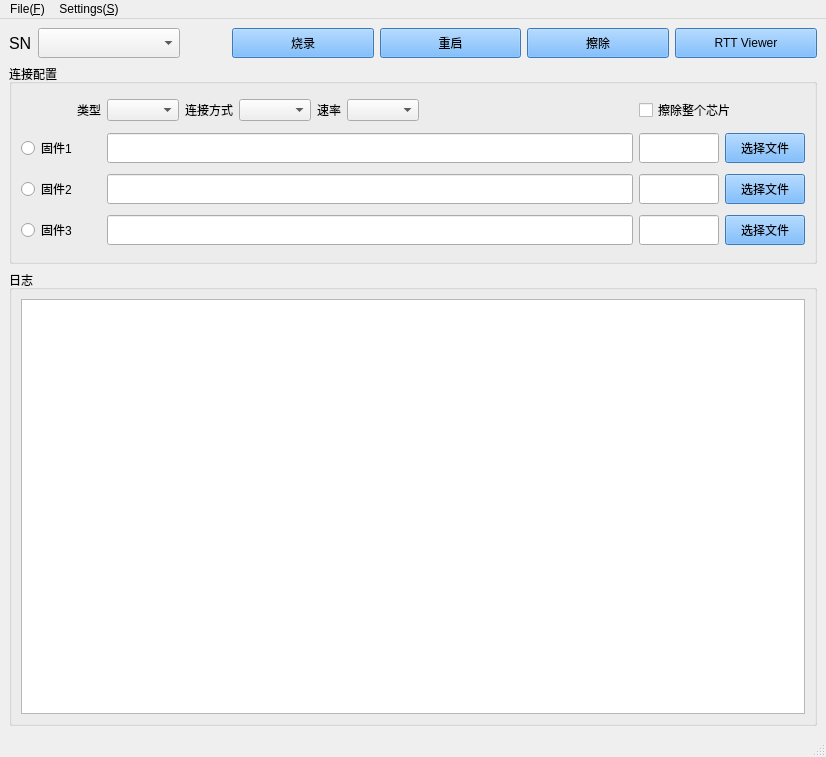
<?xml version="1.0" encoding="UTF-8"?>
<ui version="4.0">
 <class>MainWindow</class>
 <widget class="QMainWindow" name="MainWindow">
  <property name="geometry">
   <rect>
    <x>0</x>
    <y>0</y>
    <width>826</width>
    <height>757</height>
   </rect>
  </property>
  <property name="cursor">
   <cursorShape>ArrowCursor</cursorShape>
  </property>
  <property name="mouseTracking">
   <bool>true</bool>
  </property>
  <property name="windowTitle">
   <string>JLink 烧录 GUI</string>
  </property>
  <property name="windowIcon">
   <iconset>
    <normalon>:/image/logo.ico</normalon>
   </iconset>
  </property>
  <widget class="QWidget" name="centralwidget">
   <layout class="QGridLayout" name="gridLayout_4">
    <item row="2" column="0">
     <widget class="QGroupBox" name="groupBox_2">
      <property name="sizePolicy">
       <sizepolicy hsizetype="Expanding" vsizetype="Expanding">
        <horstretch>0</horstretch>
        <verstretch>0</verstretch>
       </sizepolicy>
      </property>
      <property name="title">
       <string>日志</string>
      </property>
      <layout class="QGridLayout" name="gridLayout_3">
       <item row="0" column="0">
        <widget class="QTextBrowser" name="textBrowser_log_2"/>
       </item>
      </layout>
     </widget>
    </item>
    <item row="0" column="0">
     <layout class="QGridLayout" name="gridLayout">
      <item row="0" column="0">
       <widget class="QLabel" name="label">
        <property name="sizePolicy">
         <sizepolicy hsizetype="Fixed" vsizetype="Fixed">
          <horstretch>0</horstretch>
          <verstretch>0</verstretch>
         </sizepolicy>
        </property>
        <property name="minimumSize">
         <size>
          <width>0</width>
          <height>30</height>
         </size>
        </property>
        <property name="maximumSize">
         <size>
          <width>16777215</width>
          <height>50</height>
         </size>
        </property>
        <property name="font">
         <font>
          <pointsize>12</pointsize>
         </font>
        </property>
        <property name="text">
         <string>SN</string>
        </property>
       </widget>
      </item>
      <item row="0" column="1">
       <widget class="QComboBox" name="comboBox_sn">
        <property name="sizePolicy">
         <sizepolicy hsizetype="Expanding" vsizetype="Fixed">
          <horstretch>0</horstretch>
          <verstretch>0</verstretch>
         </sizepolicy>
        </property>
        <property name="minimumSize">
         <size>
          <width>0</width>
          <height>30</height>
         </size>
        </property>
        <property name="maximumSize">
         <size>
          <width>16777215</width>
          <height>50</height>
         </size>
        </property>
       </widget>
      </item>
      <item row="0" column="2">
       <widget class="QPushButton" name="pushButton_dev_flush">
        <property name="minimumSize">
         <size>
          <width>0</width>
          <height>30</height>
         </size>
        </property>
        <property name="maximumSize">
         <size>
          <width>16777215</width>
          <height>50</height>
         </size>
        </property>
        <property name="cursor">
         <cursorShape>PointingHandCursor</cursorShape>
        </property>
        <property name="mouseTracking">
         <bool>true</bool>
        </property>
        <property name="statusTip">
         <string>刷新设备</string>
        </property>
        <property name="text">
         <string/>
        </property>
        <property name="icon">
         <iconset>
          <normalon>:/image/dev_flush.png</normalon>
         </iconset>
        </property>
        <property name="iconSize">
         <size>
          <width>28</width>
          <height>28</height>
         </size>
        </property>
        <property name="checkable">
         <bool>false</bool>
        </property>
        <property name="checked">
         <bool>false</bool>
        </property>
        <property name="flat">
         <bool>true</bool>
        </property>
       </widget>
      </item>
      <item row="0" column="3">
       <widget class="QPushButton" name="pushButton_flush">
        <property name="sizePolicy">
         <sizepolicy hsizetype="Expanding" vsizetype="Fixed">
          <horstretch>0</horstretch>
          <verstretch>0</verstretch>
         </sizepolicy>
        </property>
        <property name="minimumSize">
         <size>
          <width>0</width>
          <height>30</height>
         </size>
        </property>
        <property name="maximumSize">
         <size>
          <width>16777215</width>
          <height>50</height>
         </size>
        </property>
        <property name="styleSheet">
         <string notr="true">background-color: rgb(85, 170, 255);</string>
        </property>
        <property name="text">
         <string>烧录</string>
        </property>
       </widget>
      </item>
      <item row="0" column="4">
       <widget class="QPushButton" name="pushButton_reboot">
        <property name="sizePolicy">
         <sizepolicy hsizetype="Expanding" vsizetype="Fixed">
          <horstretch>0</horstretch>
          <verstretch>0</verstretch>
         </sizepolicy>
        </property>
        <property name="minimumSize">
         <size>
          <width>0</width>
          <height>30</height>
         </size>
        </property>
        <property name="maximumSize">
         <size>
          <width>16777215</width>
          <height>50</height>
         </size>
        </property>
        <property name="styleSheet">
         <string notr="true">background-color: rgb(85, 170, 255);</string>
        </property>
        <property name="text">
         <string>重启</string>
        </property>
       </widget>
      </item>
      <item row="0" column="5">
       <widget class="QPushButton" name="pushButton_erase">
        <property name="sizePolicy">
         <sizepolicy hsizetype="Expanding" vsizetype="Fixed">
          <horstretch>0</horstretch>
          <verstretch>0</verstretch>
         </sizepolicy>
        </property>
        <property name="minimumSize">
         <size>
          <width>0</width>
          <height>30</height>
         </size>
        </property>
        <property name="maximumSize">
         <size>
          <width>16777215</width>
          <height>50</height>
         </size>
        </property>
        <property name="styleSheet">
         <string notr="true">background-color: rgb(85, 170, 255);</string>
        </property>
        <property name="text">
         <string>擦除</string>
        </property>
       </widget>
      </item>
      <item row="0" column="6">
       <widget class="QPushButton" name="pushButton_rtt_viewer">
        <property name="sizePolicy">
         <sizepolicy hsizetype="Expanding" vsizetype="Fixed">
          <horstretch>0</horstretch>
          <verstretch>0</verstretch>
         </sizepolicy>
        </property>
        <property name="minimumSize">
         <size>
          <width>0</width>
          <height>30</height>
         </size>
        </property>
        <property name="maximumSize">
         <size>
          <width>16777215</width>
          <height>50</height>
         </size>
        </property>
        <property name="autoFillBackground">
         <bool>false</bool>
        </property>
        <property name="styleSheet">
         <string notr="true">background-color: rgb(85, 170, 255);</string>
        </property>
        <property name="text">
         <string>RTT Viewer</string>
        </property>
        <property name="flat">
         <bool>false</bool>
        </property>
       </widget>
      </item>
     </layout>
    </item>
    <item row="1" column="0">
     <widget class="QGroupBox" name="groupBox">
      <property name="sizePolicy">
       <sizepolicy hsizetype="Expanding" vsizetype="Expanding">
        <horstretch>0</horstretch>
        <verstretch>0</verstretch>
       </sizepolicy>
      </property>
      <property name="minimumSize">
       <size>
        <width>0</width>
        <height>0</height>
       </size>
      </property>
      <property name="maximumSize">
       <size>
        <width>16777215</width>
        <height>200</height>
       </size>
      </property>
      <property name="title">
       <string>连接配置</string>
      </property>
      <layout class="QGridLayout" name="gridLayout_2">
       <item row="0" column="0">
        <widget class="QLabel" name="label_6">
         <property name="sizePolicy">
          <sizepolicy hsizetype="Fixed" vsizetype="Fixed">
           <horstretch>0</horstretch>
           <verstretch>0</verstretch>
          </sizepolicy>
         </property>
         <property name="maximumSize">
          <size>
           <width>80</width>
           <height>16777215</height>
          </size>
         </property>
         <property name="layoutDirection">
          <enum>Qt::LeftToRight</enum>
         </property>
         <property name="text">
          <string>类型</string>
         </property>
         <property name="alignment">
          <set>Qt::AlignRight|Qt::AlignTrailing|Qt::AlignVCenter</set>
         </property>
        </widget>
       </item>
       <item row="1" column="0">
        <widget class="QRadioButton" name="radioButton_choose_loadfile1">
         <property name="sizePolicy">
          <sizepolicy hsizetype="Expanding" vsizetype="Fixed">
           <horstretch>0</horstretch>
           <verstretch>0</verstretch>
          </sizepolicy>
         </property>
         <property name="maximumSize">
          <size>
           <width>80</width>
           <height>16777215</height>
          </size>
         </property>
         <property name="styleSheet">
          <string notr="true"/>
         </property>
         <property name="text">
          <string>固件1</string>
         </property>
         <property name="autoExclusive">
          <bool>false</bool>
         </property>
        </widget>
       </item>
       <item row="1" column="1" colspan="2">
        <widget class="QLineEdit" name="lineEdit_fw_path_2">
         <property name="sizePolicy">
          <sizepolicy hsizetype="Expanding" vsizetype="Expanding">
           <horstretch>0</horstretch>
           <verstretch>0</verstretch>
          </sizepolicy>
         </property>
         <property name="minimumSize">
          <size>
           <width>0</width>
           <height>25</height>
          </size>
         </property>
         <property name="maximumSize">
          <size>
           <width>16777215</width>
           <height>30</height>
          </size>
         </property>
         <property name="acceptDrops">
          <bool>true</bool>
         </property>
         <property name="autoFillBackground">
          <bool>false</bool>
         </property>
         <property name="clearButtonEnabled">
          <bool>true</bool>
         </property>
        </widget>
       </item>
       <item row="1" column="3">
        <widget class="QLineEdit" name="lineEdit_mem_start_addr_1">
         <property name="sizePolicy">
          <sizepolicy hsizetype="Fixed" vsizetype="Expanding">
           <horstretch>0</horstretch>
           <verstretch>0</verstretch>
          </sizepolicy>
         </property>
         <property name="minimumSize">
          <size>
           <width>0</width>
           <height>25</height>
          </size>
         </property>
         <property name="maximumSize">
          <size>
           <width>80</width>
           <height>30</height>
          </size>
         </property>
         <property name="baseSize">
          <size>
           <width>80</width>
           <height>0</height>
          </size>
         </property>
        </widget>
       </item>
       <item row="1" column="4">
        <widget class="QPushButton" name="pushButton_2_choose_fw_2">
         <property name="sizePolicy">
          <sizepolicy hsizetype="Fixed" vsizetype="Expanding">
           <horstretch>0</horstretch>
           <verstretch>0</verstretch>
          </sizepolicy>
         </property>
         <property name="minimumSize">
          <size>
           <width>0</width>
           <height>25</height>
          </size>
         </property>
         <property name="maximumSize">
          <size>
           <width>16777215</width>
           <height>30</height>
          </size>
         </property>
         <property name="styleSheet">
          <string notr="true">background-color: rgb(85, 170, 255);</string>
         </property>
         <property name="text">
          <string>选择文件</string>
         </property>
        </widget>
       </item>
       <item row="2" column="0">
        <widget class="QRadioButton" name="radioButton_choose_loadfile2">
         <property name="sizePolicy">
          <sizepolicy hsizetype="Expanding" vsizetype="Fixed">
           <horstretch>0</horstretch>
           <verstretch>0</verstretch>
          </sizepolicy>
         </property>
         <property name="maximumSize">
          <size>
           <width>80</width>
           <height>16777215</height>
          </size>
         </property>
         <property name="text">
          <string>固件2</string>
         </property>
         <property name="autoExclusive">
          <bool>false</bool>
         </property>
        </widget>
       </item>
       <item row="2" column="1" colspan="2">
        <widget class="QLineEdit" name="lineEdit_fw_path_3">
         <property name="sizePolicy">
          <sizepolicy hsizetype="Expanding" vsizetype="Expanding">
           <horstretch>0</horstretch>
           <verstretch>0</verstretch>
          </sizepolicy>
         </property>
         <property name="minimumSize">
          <size>
           <width>0</width>
           <height>25</height>
          </size>
         </property>
         <property name="maximumSize">
          <size>
           <width>16777215</width>
           <height>30</height>
          </size>
         </property>
         <property name="tabletTracking">
          <bool>false</bool>
         </property>
         <property name="acceptDrops">
          <bool>true</bool>
         </property>
         <property name="clearButtonEnabled">
          <bool>true</bool>
         </property>
        </widget>
       </item>
       <item row="2" column="3">
        <widget class="QLineEdit" name="lineEdit_mem_start_addr_2">
         <property name="sizePolicy">
          <sizepolicy hsizetype="Fixed" vsizetype="Expanding">
           <horstretch>0</horstretch>
           <verstretch>0</verstretch>
          </sizepolicy>
         </property>
         <property name="minimumSize">
          <size>
           <width>0</width>
           <height>25</height>
          </size>
         </property>
         <property name="maximumSize">
          <size>
           <width>80</width>
           <height>30</height>
          </size>
         </property>
         <property name="baseSize">
          <size>
           <width>80</width>
           <height>0</height>
          </size>
         </property>
        </widget>
       </item>
       <item row="2" column="4">
        <widget class="QPushButton" name="pushButton_2_choose_fw_3">
         <property name="sizePolicy">
          <sizepolicy hsizetype="Fixed" vsizetype="Expanding">
           <horstretch>0</horstretch>
           <verstretch>0</verstretch>
          </sizepolicy>
         </property>
         <property name="minimumSize">
          <size>
           <width>0</width>
           <height>25</height>
          </size>
         </property>
         <property name="maximumSize">
          <size>
           <width>16777215</width>
           <height>30</height>
          </size>
         </property>
         <property name="styleSheet">
          <string notr="true">background-color: rgb(85, 170, 255);</string>
         </property>
         <property name="text">
          <string>选择文件</string>
         </property>
        </widget>
       </item>
       <item row="3" column="0">
        <widget class="QRadioButton" name="radioButton_choose_loadfile3">
         <property name="sizePolicy">
          <sizepolicy hsizetype="Expanding" vsizetype="Fixed">
           <horstretch>0</horstretch>
           <verstretch>0</verstretch>
          </sizepolicy>
         </property>
         <property name="maximumSize">
          <size>
           <width>80</width>
           <height>16777215</height>
          </size>
         </property>
         <property name="text">
          <string>固件3</string>
         </property>
         <property name="autoExclusive">
          <bool>false</bool>
         </property>
        </widget>
       </item>
       <item row="3" column="1" colspan="2">
        <widget class="QLineEdit" name="lineEdit_fw_path_4">
         <property name="sizePolicy">
          <sizepolicy hsizetype="Expanding" vsizetype="Expanding">
           <horstretch>0</horstretch>
           <verstretch>0</verstretch>
          </sizepolicy>
         </property>
         <property name="minimumSize">
          <size>
           <width>0</width>
           <height>25</height>
          </size>
         </property>
         <property name="maximumSize">
          <size>
           <width>16777215</width>
           <height>30</height>
          </size>
         </property>
         <property name="acceptDrops">
          <bool>true</bool>
         </property>
         <property name="clearButtonEnabled">
          <bool>true</bool>
         </property>
        </widget>
       </item>
       <item row="3" column="3">
        <widget class="QLineEdit" name="lineEdit_mem_start_addr_3">
         <property name="sizePolicy">
          <sizepolicy hsizetype="Fixed" vsizetype="Expanding">
           <horstretch>0</horstretch>
           <verstretch>0</verstretch>
          </sizepolicy>
         </property>
         <property name="minimumSize">
          <size>
           <width>0</width>
           <height>25</height>
          </size>
         </property>
         <property name="maximumSize">
          <size>
           <width>80</width>
           <height>30</height>
          </size>
         </property>
         <property name="baseSize">
          <size>
           <width>80</width>
           <height>0</height>
          </size>
         </property>
        </widget>
       </item>
       <item row="3" column="4">
        <widget class="QPushButton" name="pushButton_2_choose_fw_4">
         <property name="sizePolicy">
          <sizepolicy hsizetype="Fixed" vsizetype="Expanding">
           <horstretch>0</horstretch>
           <verstretch>0</verstretch>
          </sizepolicy>
         </property>
         <property name="minimumSize">
          <size>
           <width>0</width>
           <height>25</height>
          </size>
         </property>
         <property name="maximumSize">
          <size>
           <width>16777215</width>
           <height>30</height>
          </size>
         </property>
         <property name="styleSheet">
          <string notr="true">background-color: rgb(85, 170, 255);</string>
         </property>
         <property name="text">
          <string>选择文件</string>
         </property>
         <property name="flat">
          <bool>false</bool>
         </property>
        </widget>
       </item>
       <item row="0" column="1">
        <layout class="QHBoxLayout" name="horizontalLayout_4">
         <item>
          <widget class="QComboBox" name="comboBox_4_dev_type_2">
           <property name="sizePolicy">
            <sizepolicy hsizetype="Maximum" vsizetype="Fixed">
             <horstretch>0</horstretch>
             <verstretch>0</verstretch>
            </sizepolicy>
           </property>
           <property name="maximumSize">
            <size>
             <width>240</width>
             <height>16777215</height>
            </size>
           </property>
           <property name="layoutDirection">
            <enum>Qt::LeftToRight</enum>
           </property>
          </widget>
         </item>
         <item>
          <widget class="QLabel" name="label_8">
           <property name="sizePolicy">
            <sizepolicy hsizetype="Fixed" vsizetype="Fixed">
             <horstretch>0</horstretch>
             <verstretch>0</verstretch>
            </sizepolicy>
           </property>
           <property name="maximumSize">
            <size>
             <width>80</width>
             <height>16777215</height>
            </size>
           </property>
           <property name="layoutDirection">
            <enum>Qt::LeftToRight</enum>
           </property>
           <property name="text">
            <string>连接方式</string>
           </property>
           <property name="alignment">
            <set>Qt::AlignRight|Qt::AlignTrailing|Qt::AlignVCenter</set>
           </property>
          </widget>
         </item>
         <item>
          <widget class="QComboBox" name="comboBox_2_connect_2">
           <property name="sizePolicy">
            <sizepolicy hsizetype="Fixed" vsizetype="Fixed">
             <horstretch>0</horstretch>
             <verstretch>0</verstretch>
            </sizepolicy>
           </property>
           <property name="maximumSize">
            <size>
             <width>120</width>
             <height>16777215</height>
            </size>
           </property>
           <property name="contextMenuPolicy">
            <enum>Qt::DefaultContextMenu</enum>
           </property>
           <property name="layoutDirection">
            <enum>Qt::LeftToRight</enum>
           </property>
          </widget>
         </item>
         <item>
          <widget class="QLabel" name="label_7">
           <property name="sizePolicy">
            <sizepolicy hsizetype="Fixed" vsizetype="Fixed">
             <horstretch>0</horstretch>
             <verstretch>0</verstretch>
            </sizepolicy>
           </property>
           <property name="maximumSize">
            <size>
             <width>50</width>
             <height>16777215</height>
            </size>
           </property>
           <property name="layoutDirection">
            <enum>Qt::LeftToRight</enum>
           </property>
           <property name="text">
            <string>速率</string>
           </property>
           <property name="alignment">
            <set>Qt::AlignRight|Qt::AlignTrailing|Qt::AlignVCenter</set>
           </property>
          </widget>
         </item>
         <item>
          <widget class="QComboBox" name="comboBox_3_speed_2">
           <property name="sizePolicy">
            <sizepolicy hsizetype="Fixed" vsizetype="Fixed">
             <horstretch>0</horstretch>
             <verstretch>0</verstretch>
            </sizepolicy>
           </property>
           <property name="maximumSize">
            <size>
             <width>120</width>
             <height>16777215</height>
            </size>
           </property>
           <property name="layoutDirection">
            <enum>Qt::LeftToRight</enum>
           </property>
          </widget>
         </item>
        </layout>
       </item>
       <item row="0" column="2">
        <spacer name="horizontalSpacer">
         <property name="orientation">
          <enum>Qt::Horizontal</enum>
         </property>
         <property name="sizeType">
          <enum>QSizePolicy::Minimum</enum>
         </property>
         <property name="sizeHint" stdset="0">
          <size>
           <width>40</width>
           <height>20</height>
          </size>
         </property>
        </spacer>
       </item>
       <item row="0" column="3" colspan="2">
        <widget class="QCheckBox" name="checkBox_erase_sector">
         <property name="sizePolicy">
          <sizepolicy hsizetype="Fixed" vsizetype="Fixed">
           <horstretch>0</horstretch>
           <verstretch>0</verstretch>
          </sizepolicy>
         </property>
         <property name="text">
          <string>擦除整个芯片</string>
         </property>
        </widget>
       </item>
      </layout>
     </widget>
    </item>
   </layout>
  </widget>
  <widget class="QMenuBar" name="menubar">
   <property name="geometry">
    <rect>
     <x>0</x>
     <y>0</y>
     <width>826</width>
     <height>34</height>
    </rect>
   </property>
   <widget class="QMenu" name="menuFile_F">
    <property name="title">
     <string>File(&amp;F)</string>
    </property>
    <addaction name="actionSave"/>
    <addaction name="actionSave_All"/>
   </widget>
   <widget class="QMenu" name="menuSettings">
    <property name="title">
     <string>Settings(&amp;S)</string>
    </property>
    <addaction name="actionJLink_settings"/>
    <addaction name="action_clear_log"/>
    <addaction name="separator"/>
   </widget>
   <addaction name="menuFile_F"/>
   <addaction name="menuSettings"/>
  </widget>
  <widget class="QStatusBar" name="statusbar"/>
  <action name="actionSave">
   <property name="text">
    <string>Save</string>
   </property>
   <property name="shortcut">
    <string>Ctrl+S</string>
   </property>
  </action>
  <action name="actionSave_All">
   <property name="text">
    <string>Save All</string>
   </property>
  </action>
  <action name="actionJLink_settings">
   <property name="text">
    <string>JLink配置</string>
   </property>
  </action>
  <action name="action_clear_log">
   <property name="text">
    <string>清除日志</string>
   </property>
   <property name="toolTip">
    <string>清除日志</string>
   </property>
   <property name="shortcut">
    <string>Alt+R</string>
   </property>
  </action>
 </widget>
 <resources/>
 <connections/>
</ui>
